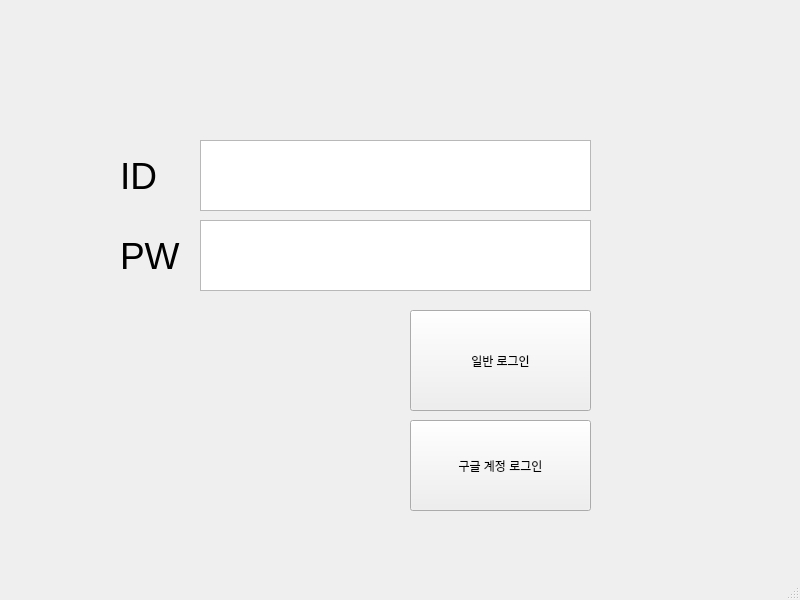
<?xml version="1.0" encoding="UTF-8"?>
<ui version="4.0">
 <class>MainWindow</class>
 <widget class="QMainWindow" name="MainWindow">
  <property name="geometry">
   <rect>
    <x>0</x>
    <y>0</y>
    <width>800</width>
    <height>600</height>
   </rect>
  </property>
  <property name="windowTitle">
   <string>MainWindow</string>
  </property>
  <widget class="QWidget" name="centralwidget">
   <widget class="QTextEdit" name="txt_id">
    <property name="geometry">
     <rect>
      <x>200</x>
      <y>140</y>
      <width>391</width>
      <height>71</height>
     </rect>
    </property>
   </widget>
   <widget class="QTextEdit" name="txt_pw">
    <property name="geometry">
     <rect>
      <x>200</x>
      <y>220</y>
      <width>391</width>
      <height>71</height>
     </rect>
    </property>
   </widget>
   <widget class="QLabel" name="label">
    <property name="geometry">
     <rect>
      <x>120</x>
      <y>160</y>
      <width>51</width>
      <height>31</height>
     </rect>
    </property>
    <property name="font">
     <font>
      <pointsize>28</pointsize>
     </font>
    </property>
    <property name="text">
     <string>ID</string>
    </property>
   </widget>
   <widget class="QLabel" name="label_2">
    <property name="geometry">
     <rect>
      <x>120</x>
      <y>240</y>
      <width>61</width>
      <height>31</height>
     </rect>
    </property>
    <property name="font">
     <font>
      <pointsize>28</pointsize>
     </font>
    </property>
    <property name="text">
     <string>PW</string>
    </property>
   </widget>
   <widget class="QPushButton" name="btn_basic_login">
    <property name="geometry">
     <rect>
      <x>410</x>
      <y>310</y>
      <width>181</width>
      <height>101</height>
     </rect>
    </property>
    <property name="text">
     <string>일반 로그인</string>
    </property>
   </widget>
   <widget class="QPushButton" name="btn_google_login">
    <property name="geometry">
     <rect>
      <x>410</x>
      <y>420</y>
      <width>181</width>
      <height>91</height>
     </rect>
    </property>
    <property name="text">
     <string>구글 계정 로그인</string>
    </property>
   </widget>
  </widget>
  <widget class="QMenuBar" name="menubar">
   <property name="geometry">
    <rect>
     <x>0</x>
     <y>0</y>
     <width>800</width>
     <height>22</height>
    </rect>
   </property>
  </widget>
  <widget class="QStatusBar" name="statusbar"/>
 </widget>
 <resources/>
 <connections/>
</ui>
